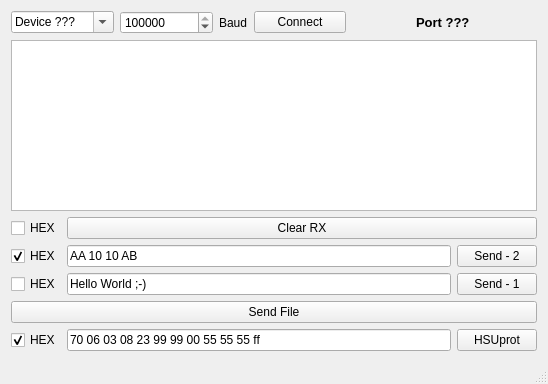
<?xml version="1.0" encoding="UTF-8"?>
<ui version="4.0">
 <class>SerialMain</class>
 <widget class="QMainWindow" name="SerialMain">
  <property name="geometry">
   <rect>
    <x>0</x>
    <y>0</y>
    <width>548</width>
    <height>384</height>
   </rect>
  </property>
  <property name="windowTitle">
   <string/>
  </property>
  <widget class="QWidget" name="centralWidget">
   <layout class="QGridLayout" name="gridLayout">
    <item row="0" column="0">
     <layout class="QVBoxLayout" name="verticalLayout" stretch="0,0,0,0,0,0,0">
      <item>
       <layout class="QHBoxLayout" name="horizontalLayout" stretch="1,1,0,1,2">
        <item>
         <widget class="QComboBox" name="cbDevice">
          <property name="editable">
           <bool>true</bool>
          </property>
          <item>
           <property name="text">
            <string>Device ???</string>
           </property>
          </item>
          <item>
           <property name="text">
            <string>COM1</string>
           </property>
          </item>
          <item>
           <property name="text">
            <string>COM2</string>
           </property>
          </item>
          <item>
           <property name="text">
            <string>COM3</string>
           </property>
          </item>
          <item>
           <property name="text">
            <string>COM4</string>
           </property>
          </item>
          <item>
           <property name="text">
            <string>/dev/ttyUSB0</string>
           </property>
          </item>
          <item>
           <property name="text">
            <string>/dev/rfcomm0</string>
           </property>
          </item>
         </widget>
        </item>
        <item>
         <widget class="QSpinBox" name="sbBaudrate">
          <property name="minimum">
           <number>2400</number>
          </property>
          <property name="maximum">
           <number>921600</number>
          </property>
          <property name="singleStep">
           <number>100</number>
          </property>
          <property name="value">
           <number>115200</number>
          </property>
         </widget>
        </item>
        <item>
         <widget class="QLabel" name="label">
          <property name="text">
           <string>Baud</string>
          </property>
         </widget>
        </item>
        <item>
         <widget class="QPushButton" name="btnConnect">
          <property name="text">
           <string>Connect</string>
          </property>
         </widget>
        </item>
        <item>
         <widget class="QLabel" name="lblDevice">
          <property name="font">
           <font>
            <pointsize>10</pointsize>
            <weight>75</weight>
            <bold>true</bold>
           </font>
          </property>
          <property name="text">
           <string>Port ??? </string>
          </property>
          <property name="alignment">
           <set>Qt::AlignCenter</set>
          </property>
         </widget>
        </item>
       </layout>
      </item>
      <item>
       <widget class="QPlainTextEdit" name="edReceive">
        <property name="font">
         <font>
          <family>Courier</family>
         </font>
        </property>
        <property name="readOnly">
         <bool>true</bool>
        </property>
        <property name="plainText">
         <string/>
        </property>
       </widget>
      </item>
      <item>
       <layout class="QHBoxLayout" name="horizontalLayout_4" stretch="0,1">
        <item>
         <widget class="QCheckBox" name="cbHEXrec">
          <property name="text">
           <string>HEX</string>
          </property>
         </widget>
        </item>
        <item>
         <widget class="QPushButton" name="btnClear">
          <property name="text">
           <string>Clear RX</string>
          </property>
         </widget>
        </item>
       </layout>
      </item>
      <item>
       <layout class="QHBoxLayout" name="horizontalLayout_3">
        <item>
         <widget class="QCheckBox" name="cbHEX_2">
          <property name="text">
           <string>HEX</string>
          </property>
          <property name="checked">
           <bool>true</bool>
          </property>
         </widget>
        </item>
        <item>
         <widget class="QLineEdit" name="leToSend_2">
          <property name="text">
           <string>AA 10 10 AB</string>
          </property>
         </widget>
        </item>
        <item>
         <widget class="QPushButton" name="btnSend_2">
          <property name="text">
           <string>Send - 2</string>
          </property>
         </widget>
        </item>
       </layout>
      </item>
      <item>
       <layout class="QHBoxLayout" name="horizontalLayout_2" stretch="0,1,0">
        <item>
         <widget class="QCheckBox" name="cbHEX_1">
          <property name="text">
           <string>HEX</string>
          </property>
          <property name="checked">
           <bool>false</bool>
          </property>
         </widget>
        </item>
        <item>
         <widget class="QLineEdit" name="leToSend_1">
          <property name="text">
           <string>Hello World ;-)</string>
          </property>
         </widget>
        </item>
        <item>
         <widget class="QPushButton" name="btnSend_1">
          <property name="text">
           <string>Send - 1</string>
          </property>
         </widget>
        </item>
       </layout>
      </item>
      <item>
       <widget class="QPushButton" name="btnSend_File">
        <property name="text">
         <string>Send File</string>
        </property>
       </widget>
      </item>
      <item>
       <layout class="QHBoxLayout" name="horizontalLayout_6">
        <item>
         <widget class="QCheckBox" name="cbHEX_prot">
          <property name="text">
           <string>HEX</string>
          </property>
          <property name="checked">
           <bool>true</bool>
          </property>
         </widget>
        </item>
        <item>
         <widget class="QLineEdit" name="leToSend_prot">
          <property name="text">
           <string>70 06 03 08 23 99 99 00 55 55 55 ff</string>
          </property>
         </widget>
        </item>
        <item>
         <widget class="QPushButton" name="btnSend_Prot">
          <property name="cursor">
           <cursorShape>ForbiddenCursor</cursorShape>
          </property>
          <property name="toolTip">
           <string>adds STARTFLAG (AA) [ESCFLAGS (AF)] CHKSUM and STOPFLAG (AB)</string>
          </property>
          <property name="text">
           <string>HSUprot</string>
          </property>
         </widget>
        </item>
       </layout>
      </item>
     </layout>
    </item>
   </layout>
  </widget>
  <widget class="QStatusBar" name="statusBar"/>
 </widget>
 <layoutdefault spacing="6" margin="11"/>
 <resources/>
 <connections/>
</ui>
